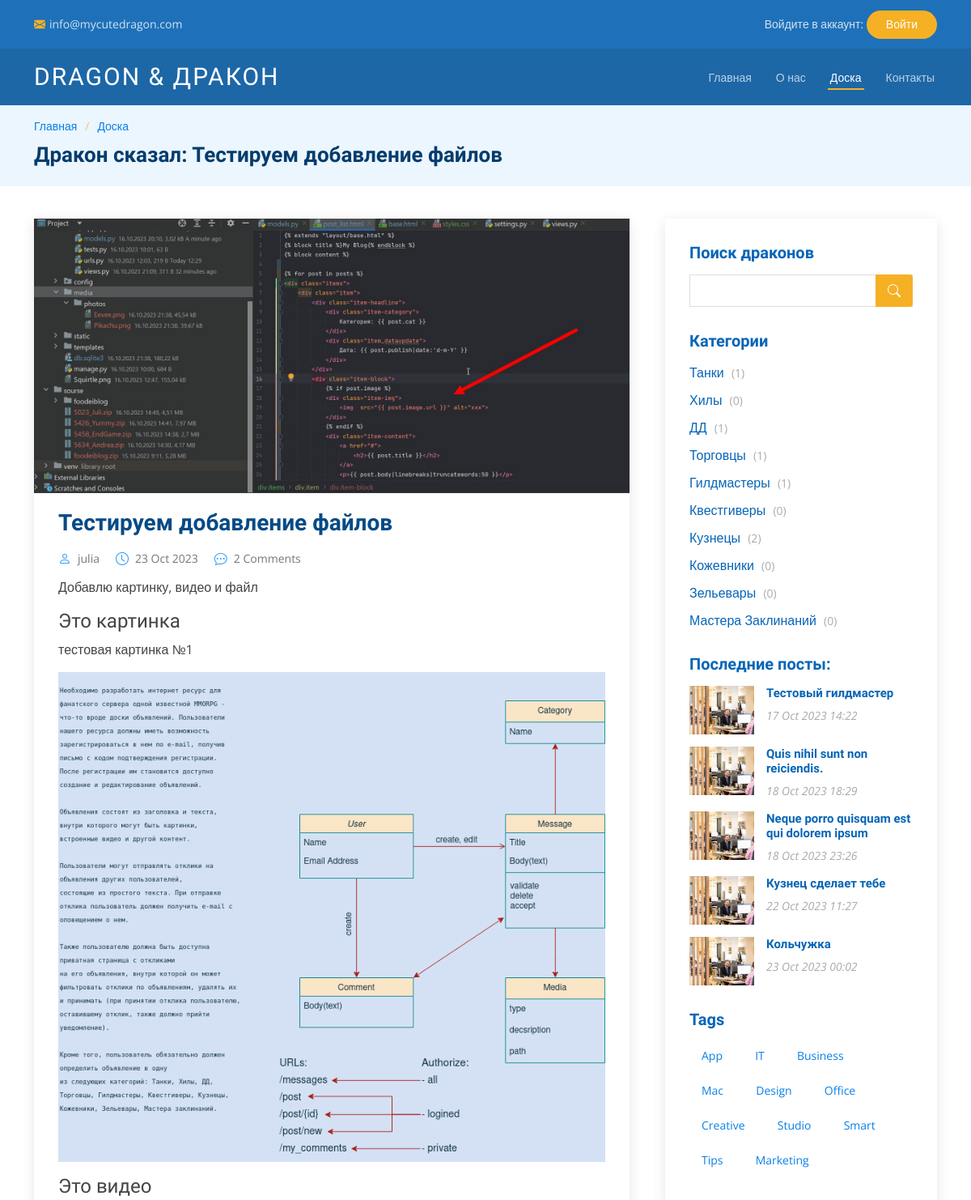
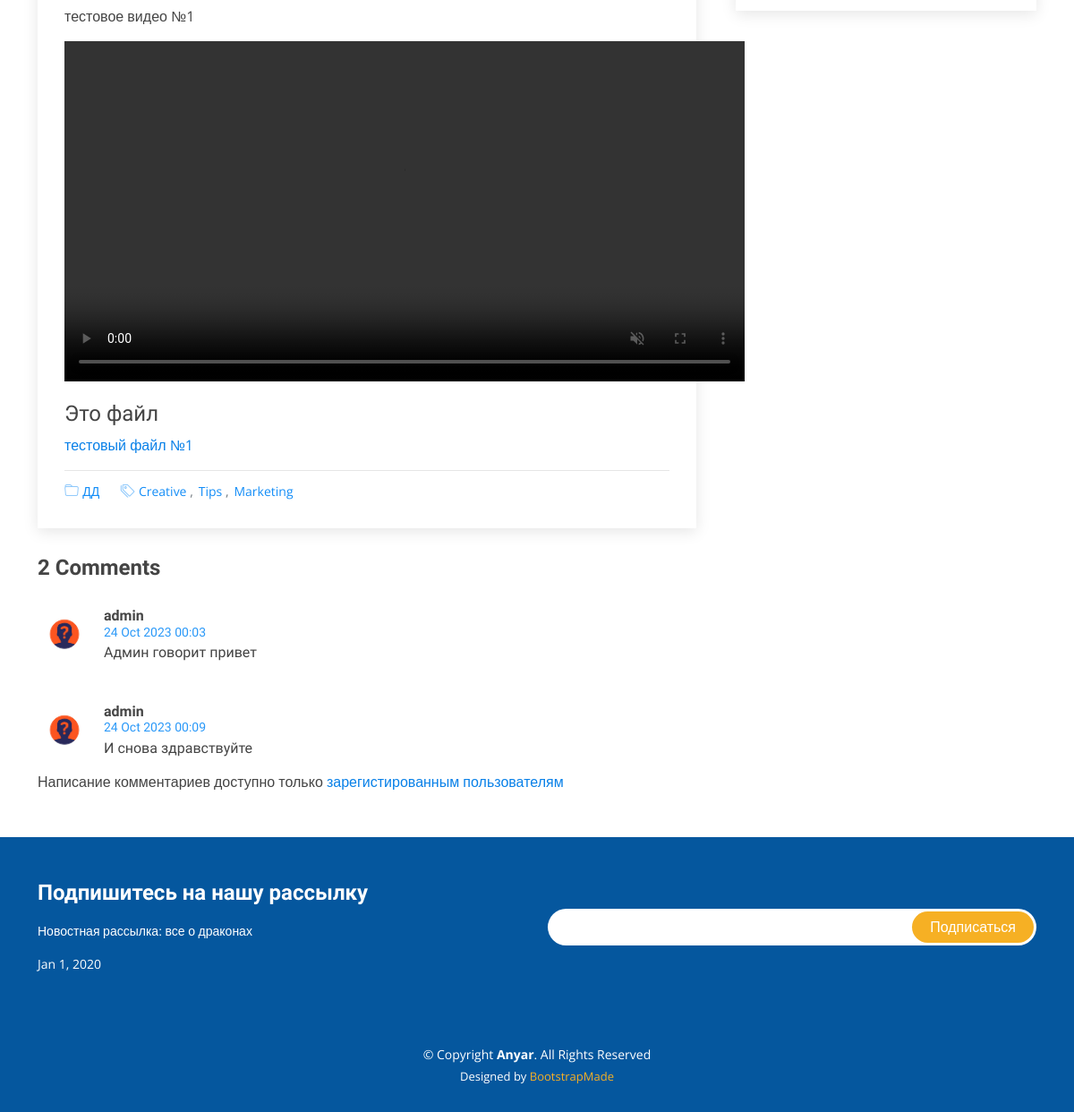
The page /messages/12 on the database its author committed (2 pictures, top to bottom).
### bb/models.py (models this page shows, shortened)
class Post(models.Model):
    author = models.ForeignKey(User, on_delete = models.CASCADE)
    cTime = models.DateTimeField(default=timezone.now)
    category = models.ManyToManyField(Category, through = 'PostCategory')
    title = models.CharField(max_length = 255, default = 'Заголовок')
    body = models.TextField(default = 'Здесь должен быть текст')
    mainPic = models.ImageField(upload_to='user_images')
    postRate = models.IntegerField(default = 0)

class Media(models.Model):
    picture = 'P'
    video   = 'V'
    file    = 'F'
    tChoice = [
        (picture, 'Картинка'),
        (video,   'Видео'),
        (file,    'Файл')
    ]
    title = models.CharField(max_length = 255, default = 'Заголовок')
    descr = models.TextField(default='Описание файла')
    toPost = models.ForeignKey(Post, on_delete = models.CASCADE)
    type = models.CharField(max_length = 1, choices = tChoice, default = picture)
    media = models.FileField(upload_to= 'user_files')

class PostCategory(models.Model):
    post = models.ForeignKey(Post, on_delete = models.CASCADE)
    category = models.ForeignKey(Category, on_delete = models.CASCADE)

class Category(models.Model):
    name = models.CharField(max_length = 255, unique = True)

class Comment(models.Model):
    toPost = models.ForeignKey(Post, on_delete = models.CASCADE)
    fromUser = models.ForeignKey(User, on_delete = models.CASCADE)
    cTime = models.DateTimeField(auto_now_add = True)
    cbody = models.TextField(default = 'Комментарий')
    status = models.IntegerField(default = 0)

### bb/views.py (the view, shortened to what this page needs)
# urls.py: path('<int:pk>', MessageDetail.as_view(), name='msg_detail'),
class MessageDetail(ModelFormMixin, DetailView):
    model = Post
    template_name = 'messages/detail.html'
    context_object_name = 'message'
    form_class = AddCommentForm
    success_url = '/messages/'
    def get_context_data(self, **kwargs: Any) -> Dict[str, Any]:
        context =  super().get_context_data(**kwargs)
        context['categories'] = Category.objects.annotate(num_posts=Count('post'))
        context['post_cat'] = PostCategory.objects.filter(post=self.get_object())
        context['media'] = Media.objects.filter(toPost=self.get_object())
        comments = Comment.objects.filter(toPost=self.get_object())
        context['replies'] = Reply.objects.filter(toComment__toPost=self.get_object())
        context['comments_count'] = comments.count()
        context['comments'] = comments
        context['recent_posts'] = Post.objects.all()[:5]
        return context

### bb/forms.py
class AddCommentForm(ModelForm):
    class Meta:
        model = Comment
        fields = ('cbody',)
        widgets={"cbody": forms.Textarea(attrs={
          'class': 'form-control',
          'cols': 80,
          'rows': 5,
          'placeholder': 'Здесь введите текст сообщения',
          }),
        }
        labels={'cbody': ''}

### templates/messages/detail.html (shortened to what this page needs)
{% extends 'layout/bb.html' %}
{% load static %}
{% block name %}
Дракон сказал: {{ message.title }}
{% endblock name %}
{% block userbutton %}
<ol>
</ol>
{% endblock userbutton %}
{% block content %}
          <article class="entry entry-single">
            <div class="entry-img">
              <img src="../{{ message.mainPic.url }}" alt="" class="img-fluid">
            </div>
            <h2 class="entry-title">
              <a href="blog-single.html">{{ message.title }}</a>
            </h2>
            <div class="entry-meta">
              <ul>
                <li class="d-flex align-items-center"><i class="bi bi-person"></i>
                  <a href="blog-single.html">{{message.author.username}}</a></li>
                <li class="d-flex align-items-center"><i class="bi bi-clock"></i>
                  <a href="blog-single.html"><time datetime="2020-01-01">{{message.cTime|date:'d M Y'}}</time></a></li>
                <li class="d-flex align-items-center"><i class="bi bi-chat-dots"></i>
                  <a href="#comments">{{comments_count}} Comments</a></li>
              </ul>
            </div>
            <div class="entry-content">
              <p>
                {{ message.body }}
              </p>
            </div>
            <div class="engry-content" id="files">
              {% for file in media %}
              <h4>{{ file.title }}</h4>
                {% if file.type == 'P' %}
                  <p>{{ file.descr }}</p>
                  <img src="../{{ file.media.url }}" alt="" class="img-fluid">
                {% elif file.type == 'V' %}
                  <p>{{ file.descr }}</p>
                  <video muted="yes" controls="controls" src="../{{ file.media.url }}" type="video/mp4" width="760">
                  </video>
                {% elif file.type == 'F' %}
                  <a href="../{{ file.media.url }}">{{ file.descr }}</a>
                {% endif %}
              {% endfor %}
            </div>
            <div class="entry-footer">
              <i class="bi bi-folder"></i>
              <ul class="cats">
              {% for cat in post_cat %}
                <li><a href="#">{{ cat.category.name }}</a></li>
              {% endfor %}
              </ul>
              <i class="bi bi-tags"></i>
              <ul class="tags">
                <li><a href="#">Creative</a></li>
                <li><a href="#">Tips</a></li>
                <li><a href="#">Marketing</a></li>
              </ul>
            </div>
          </article>
          <div class="blog-comments">
            <h4 id="comments" class="comments-count">{{ comments_count }} Comments</h4>
            {% for comment in comments %}
            <div  class="comment">
              <div class="d-flex">
                <div class="comment-img"><img src="{% static 'assets/images/unknown_user.jpg' %}" alt=""></div>
                <div>
                  <h5><a href="">{{comment.fromUser.username}}</a>
                  <time datetime="{{ message.cTime|date:'Y-m-d' }}">
                    {{ comment.cTime|date:'d M Y H:i' }}</time>
                  <p>
                    {{comment.cbody}}
                  </p>
                </div>
              </div>
            </div>
            {% endfor %}
            {% if user.is_authenticated %}
            <div class="reply-form">
              <h4>{{user.username}}, оставьте комментарий</h4>
              <p>Автор может принять ваш комментарий, тогда на почту, указанную при регистрации придет оповещение * </p>
              <form action="/messages/{{message.pk}}" method="post">
                {% csrf_token %}
                <div class="row">
                  <div class="col form-group">
                    {{ form }}
                  </div>
                </div>
                <button type="submit" class="btn btn-primary">Отправить</button>
              </form>
            </div>
            {% else %}
            <p>Написание комментариев доступно только
              <a href="/accounts/login/" class="scrollto">зарегистированным пользователям</a></p>
            {% endif %}
          </div>
{% endblock content %}

### templates/layout/bb.html (shortened to what this page needs)
<!DOCTYPE html>
<html lang="en">
<head>
  {% load static %}
  <link href="{% static 'assets/vendor/animate.css/animate.min.css' %}" rel="stylesheet">
  <link href="{% static 'assets/vendor/aos/aos.css' %}" rel="stylesheet">
  <link href="{% static 'assets/vendor/bootstrap/css/bootstrap.min.css' %}" rel="stylesheet">
  <link href="{% static 'assets/vendor/bootstrap-icons/bootstrap-icons.css' %}" rel="stylesheet">
  <link href="{% static 'assets/vendor/boxicons/css/boxicons.min.css' %}" rel="stylesheet">
  <link href="{% static 'assets/vendor/glightbox/css/glightbox.min.css' %}" rel="stylesheet">
  <link href="{% static 'assets/vendor/remixicon/remixicon.css' %}" rel="stylesheet">
  <link href="{% static 'assets/vendor/swiper/swiper-bundle.min.css' %}" rel="stylesheet">
  <link href="{% static 'assets/css/style.css' %}" rel="stylesheet">
</head>
<body>
  <div id="topbar" class="fixed-top d-flex align-items-center topbar-inner-pages">
    <div class="container d-flex align-items-center justify-content-center justify-content-md-between">
      <div class="contact-info d-flex align-items-center">
        <i class="bi bi-envelope-fill"></i><a href="mailto:contact@example.com">info@mycutedragon.com</a>
      </div>
      <div class="cta d-none d-md-block">
        {% if request.user.is_authenticated %}
          * Вы вошли как:
          <strong>{{ request.user.username }}</strong>.
          <a href="/accounts/logout/" class="scrollto"> Выйти</a>
        {% else %}
          Войдите в аккаунт:
          <a href="/accounts/login/" class="scrollto"> Войти</a>
        {% endif %}
      </div>
    </div>
  </div>
  <header id="header" class="fixed-top d-flex align-items-center header-inner-pages">
    <div class="container d-flex align-items-center justify-content-between">
      <h1 class="logo"><a href="index.html">Dragon & Дракон</a></h1>
      <nav id="navbar" class="navbar">
        <ul>
          <li><a class="nav-link scrollto " href="#hero">Главная</a></li>
          <li><a class="nav-link scrollto" href="#about">О нас</a></li>
          <li><a class="active" href="/messages/">Доска</a></li>
          <li><a class="nav-link scrollto" href="#contact">Контакты</a></li>
        </ul>
      </nav>
    </div>
  </header>
  <main id="main">
    <section id="breadcrumbs" class="breadcrumbs">
      <div class="container">
        <div class="row">
          <div class="col-lg-8">
            <ol>
              <li><a href="/messages/">Главная</a></li>
              <li><a href="/messages/">Доска</a></li>
            </ol>
            <h2>{% block name %}{% endblock name %}</h2>
          </div>
          <div class="col-lg-4">
            {% block userbutton %}{% endblock userbutton %}
          </div>
        </div>
      </div>
    </section>
    <section id="blog" class="blog">
      <div class="container" >
        <div class="row">
          <div class="col-lg-8 entries">
            {% block content %}
            {% endblock content %}
          </div>
          <div class="col-lg-4">
            <div class="sidebar">
              <h3 class="sidebar-title">Поиск драконов</h3>
              <div class="sidebar-item search-form">
                <form action="">
                  <input type="text">
                  <button type="submit"><i class="bi bi-search"></i></button>
                </form>
              </div>
              <h3 class="sidebar-title">Категории</h3>
              <div class="sidebar-item categories">
                <ul>
                {% for cat in categories %}
                  <li><a href="#"> {{ cat.name }} <span>({{ cat.num_posts }})</span></a></li>
                {% endfor %}
                </ul>
              </div>
              <h3 class="sidebar-title">Последние посты:</h3>
              <div class="sidebar-item recent-posts">
                {% for post in recent_posts %}
                <div class="post-item clearfix">
                  <img src="assets/img/blog/blog-recent-1.jpg" alt="">
                  <h4><a href="blog-single.html">{{ post.title}}</a></h4>
                  <time datetime="2020-01-01">{{ post.cTime|date:'d M Y H:i'}}</time>
                </div>
                {% endfor %}
              </div>
              <h3 class="sidebar-title">Tags</h3>
              <div class="sidebar-item tags">
                <ul>
                  <li><a href="#">App</a></li>
                  <li><a href="#">IT</a></li>
                  <li><a href="#">Business</a></li>
                  <li><a href="#">Mac</a></li>
                  <li><a href="#">Design</a></li>
                  <li><a href="#">Office</a></li>
                  <li><a href="#">Creative</a></li>
                  <li><a href="#">Studio</a></li>
                  <li><a href="#">Smart</a></li>
                  <li><a href="#">Tips</a></li>
                  <li><a href="#">Marketing</a></li>
                </ul>
              </div>
            </div>
          </div>
        </div>
      </div>
    </section>
  </main>
  <footer id="footer">
    <div class="footer-newsletter">
      <div class="container">
        <div class="row">
          <div class="col-lg-6">
            <h4>Подпишитесь на нашу рассылку</h4>
            <p>Новостная рассылка: все о драконах</p>
          </div>
          <div class="col-lg-6">
            <form action="" method="post">
              <input type="email" name="email"><input type="submit" value="Подписаться">
            </form>
          </div>
        </div>Jan 1, 2020
      </div>
    </div>
    <div class="container">
      <div class="copyright">
        &copy; Copyright <strong><span>Anyar</span></strong>. All Rights Reserved
      </div>
      <div class="credits">
        Designed by <a href="https://bootstrapmade.com/">BootstrapMade</a>
      </div>
    </div>
  </footer>
</body>
</html>

### rows shown on the page
Post: title "Тестируем добавление файлов", mainPic (picture), author.username "julia", cTime "23 Oct 2023", body "Добавлю картинку, видео и файл"
Media: title "Это картинка", descr "тестовая картинка №1", media (picture)
Media: title "Это видео", descr "тестовое видео №1"
Media: title "Это файл", descr "тестовый файл №1"
PostCategory: category.name "ДД"
Comment: fromUser.username "admin", cTime "24 Oct 2023 00:03", cbody "Админ говорит привет"
Comment: fromUser.username "admin", cTime "24 Oct 2023 00:09", cbody "И снова здравствуйте"
Category: name "Танки", num_posts "1"
Category: name "Хилы", num_posts "0"
Category: name "ДД", num_posts "1"
Category: name "Торговцы", num_posts "1"
Category: name "Гилдмастеры", num_posts "1"
Category: name "Квестгиверы", num_posts "0"
Category: name "Кузнецы", num_posts "2"
Category: name "Кожевники", num_posts "0"
Category: name "Зельевары", num_posts "0"
Category: name "Мастера Заклинаний", num_posts "0"
Post: title "Тестовый гилдмастер", cTime "17 Oct 2023 14:22"
Post: title "Quis nihil sunt non reiciendis.", cTime "18 Oct 2023 18:29"
Post: title "Neque porro quisquam est qui dolorem ipsum", cTime "18 Oct 2023 23:26"
Post: title "Кузнец сделает тебе", cTime "22 Oct 2023 11:27"
Post: title "Кольчужка", cTime "23 Oct 2023 00:02"

### other values the page prints
{{ comments_count }} "2"
